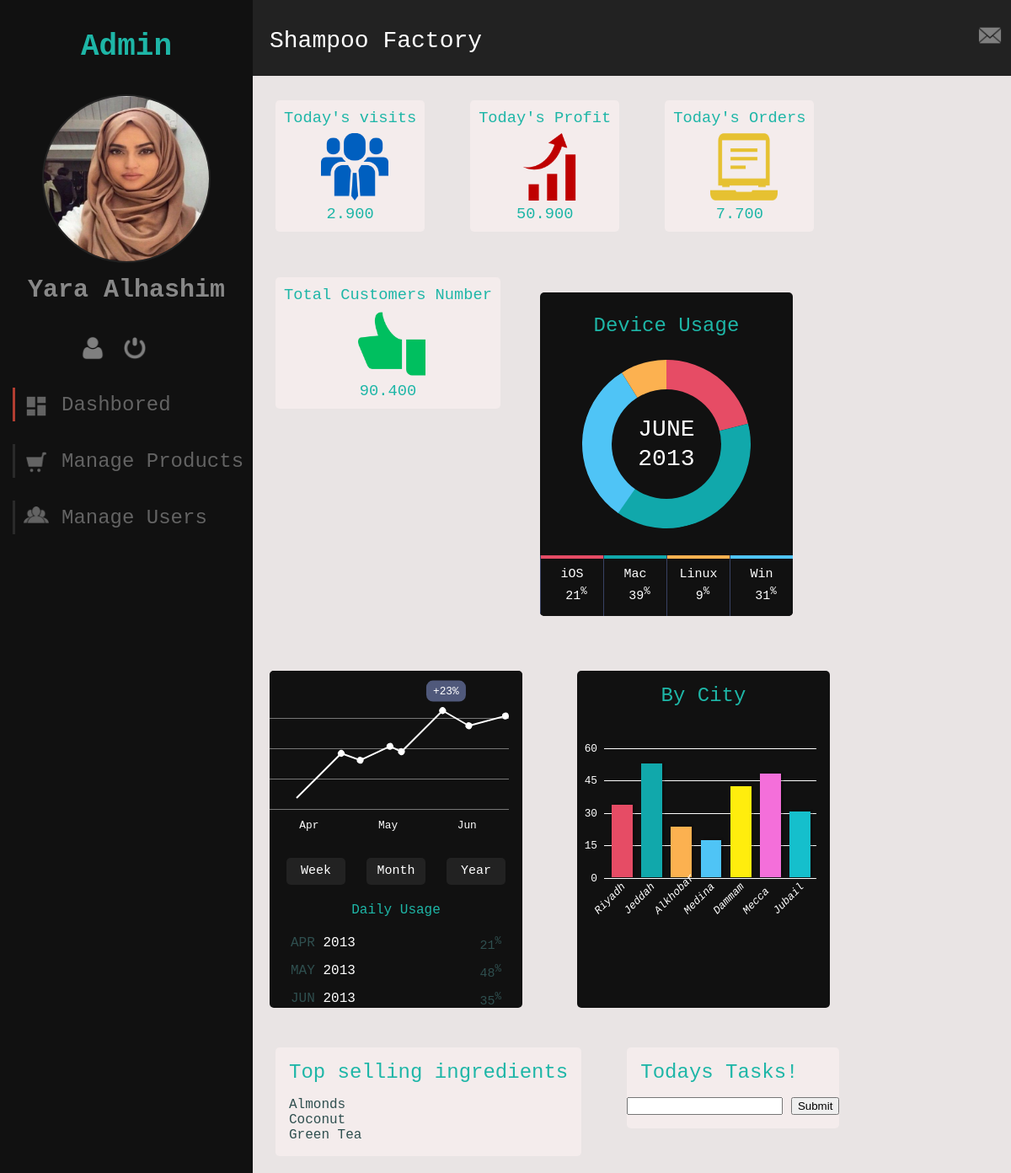
The app's page /adminDashboard.php with its own data.
### tables this page shows
CREATE TABLE `ingredients` (
  `Name` varchar(45) NOT NULL,
  `Description` varchar(200) NOT NULL,
  `admin_ID` int(11) DEFAULT NULL
);

### adminDashboard.php (the view, shortened to what this page needs)
<!DOCTYPE html>
<html>
<head>
 <link rel="stylesheet" type="text/css" href="CSS/admin2css.css">
</head>
<body>
  <section    class="navigation">
 <?php  include "INCLUDES/navi.php";?>
   <?php  include "INCLUDES/mainnav.php";?>
   <div class="options-wrapper">
     <div class="panel-option active ">
      <a href="admin2.php" id="Dashbored" class="function"><img class="icon-pic" src="IMG/dashbored.png"><p>Dashbored</p></a>
    </div>
  </div>
  <div class="options-wrapper">
    <div class="panel-option ">
      <a href="ManageProducts.php" id="manageproducts" class="function"><img class="icon-pic" src="IMG/manageproducts.png"><p>Manage Products</p></a>
    </div>
  </div>
  <div class="options-wrapper">
    <div class="panel-option ">
      <a href="ManageUserspage.php" id="manageusers" class="function"><img class="icon-pic" src="IMG/users.png"><p>Manage Users</p></a>
    </div>
  </div>
</section>
<section class="page-content">
<?php  include "INCLUDES/adminh.php";?>
  <div class="content" class="wrapper2">
  <section class="panel " class="states">
    <div class="states" >
      <h3>Today's visits</h3>
      <img src="IMG/visits.png"  class="states-pic2" >
      <h3>2.900</h3>
    </div>
  </section>
  <section class="panel " class="states">
    <div class="states" >
      <h3>Today's Profit</h3>
      <img src="IMG/profit.png"  class="states-pic2" >
      <h3>50.900</h3>
    </div>
  </section>
  <section class="panel " class="states">
    <div class="states" >
      <h3>Today's Orders</h3>
      <img src="IMG/orders.png"  class="states-pic2" >
      <h3>7.700</h3>
    </div>
  </section>
  <section class="panel " class="states">
    <div class="states" >
      <h3>Total Customers Number</h3>
      <img src="IMG/customers.png"  class="states-pic2" >
      <h3>90.400</h3>
    </div>
  </section>
<section class=" chartcenter">
  <div class="donut-chart-block block charts">
    <h2 class="titular ">Device Usage</h2>
    <div class="donut-chart">
      <p class="center-date charts">JUNE<br><span class="scnd-font-color charts">2013</span></p>
    </div>
    <ul class="os-percentages horizontal-list charts">
      <li>
        <p class="ios os scnd-font-color charts">iOS</p>
        <p class="os-percentage charts">21<sup>%</sup></p>
      </li>
      <li>
        <p class="mac os scnd-font-color charts">Mac</p>
        <p class="os-percentage charts">39<sup>%</sup></p>
      </li>
      <li>
        <p class="linux os scnd-font-color charts">Linux</p>
        <p class="os-percentage charts">9<sup>%</sup></p>
      </li>
      <li>
        <p class="win os scnd-font-color charts">Win</p>
        <p class="os-percentage charts">31<sup>%</sup></p>
      </li>
    </ul>
  </div>
</section>
  <section class="chartcenter ">
    <div class="line-chart-block block">
     <div class="line-chart">
       <div class='grafico'>
         <ul class='eje-y charts'>
           <li data-ejeY='30'></li>
           <li data-ejeY='20'></li>
           <li data-ejeY='10'></li>
           <li data-ejeY='0'></li>
         </ul>
         <ul class='eje-x charts'>
           <li>Apr</li>
           <li>May</li>
           <li>Jun</li>
         </ul>
         <span data-valor='25'>
           <span data-valor='8'>
             <span data-valor='13'>
               <span data-valor='5'>
                 <span data-valor='23'>
                   <span data-valor='12'>
                     <span data-valor='15'>
                     </span></span></span></span></span></span></span>
                   </div>
                 </div>
                 <ul class="time-lenght horizontal-list charts">
                  <li><a class="time-lenght-btn charts" href="#14">Week</a></li>
                  <li><a class="time-lenght-btn charts" href="#15">Month</a></li>
                  <li><a class="time-lenght-btn charts" href="#16">Year</a></li>
                </ul><h4 class="titular linetitle" >Daily Usage</h4>
                <ul class="month-data clear charts">
                  <li>
                    <p>APR<span class="scnd-font-color charts "> 2013</span></p>
                    <p><span class=" increment charts"> </span>21<sup>%</sup></p>
                  </li>
                  <li>
                    <p>MAY<span class="scnd-font-color charts"> 2013</span></p>
                    <p><span class=" increment charts"> </span>48<sup>%</sup></p>
                  </li>
                  <li>
                    <p>JUN<span class="scnd-font-color charts"> 2013</span></p>
                    <p><span class=" increment charts"> </span>35<sup>%</sup></p>
                  </li>
                </ul>
              </div>
            </section>
            <section class="chartcenter">
              <div class="bar-chart-block block">
                <h2 class='titular'>By City </h2>
                <div class='grafico bar-chart'>
                 <ul class='eje-y charts'>
                   <li data-ejeY='60'></li>
                   <li data-ejeY='45'></li>
                   <li data-ejeY='30'></li>
                   <li data-ejeY='15'></li>
                   <li data-ejeY='0'></li>
                 </ul>
                 <ul class='eje-x charts'>
                   <li data-ejeX='37'><i>Riyadh</i></li>
                   <li data-ejeX='56'><i>Jeddah</i></li>
                   <li data-ejeX='25'><i>Alkhobar</i></li>
                   <li data-ejeX='18'><i>Medina</i></li>
                   <li data-ejeX='45'><i>Dammam</i></li>
                   <li data-ejeX='50'><i>Mecca</i></li>
                   <li data-ejeX='33'><i>Jubail</i></li>
                 </ul>
               </div>
             </div>
           </section>
       <?php
$query ="select  Name  FROM ingredients limit 3 ";
if ( !( $connection = mysqli_connect( "localhost","root", "" ) ) )
    die( "<p>Could not connect to database</p>" );
  if ( !( $result = mysqli_query($connection,$query) ) )
  {
    print( "<p>Could not execute query!</p>" );
    die( mysqli_error($connection) . "</body></html>" );
  }
  ?>
  <section class="panel">
  <h2>Top selling ingredients</h2>
  <ul>
   <?php
    while ( $row = mysqli_fetch_row( $result ) )
    {
      print( "<li>" );
      foreach ( $row as $value )
        print( "$value" );
      print( "</li>" );
    }
    ?>
  </ul>
</section>
<section class="panel " >
  <h2>Todays Tasks!</h2>
<p class="task">
<input type=text name="task" id="task_input" >
<input  type=submit name="submittask" onclick="testVariable()" >
</p>
</section>
</div>
</section>
</body>
</html>

### records on screen
ingredients: Name "Almonds"
ingredients: Name "Coconut"
ingredients: Name "Green Tea"
